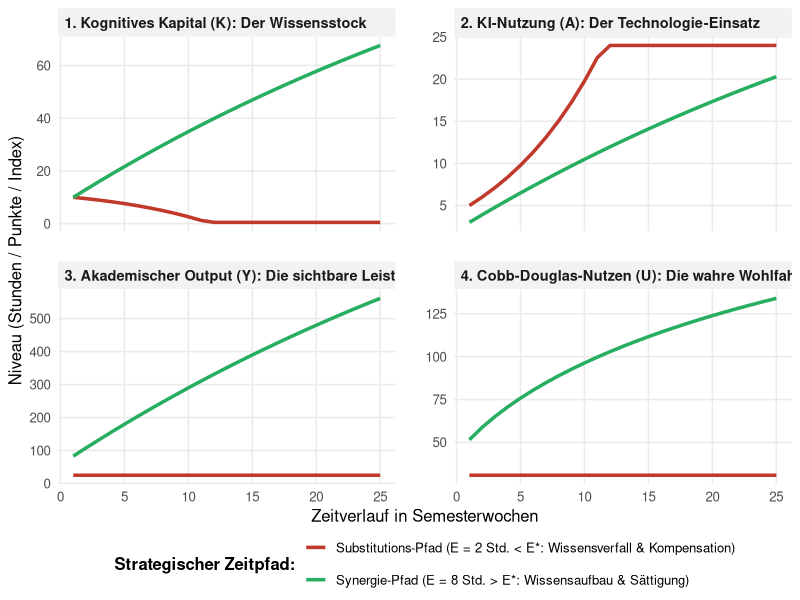

This chart was generated by the following R code:
## ---- chunk 1
#| message: false
#| warning: false
#| label: fig-euler-paths
#| fig-cap: "Intertemporale Dynamik der KI-Nutzung: Synergie-Pfad vs. Kompensations-Spirale"
#| fig-width: 9
#| fig-height: 8

library(tidyverse)

# 1. Modellparameter
set.seed(2026)
t_max <- 25          # Betrachtungszeitraum (Semesterwochen)
bar_T <- 40          # Zeitbudget pro Woche (Wochenstunden)
K_0 <- 10            # Initiales kognitives Basiswissen
delta <- 0.08        # Natürliche Vergessensrate (8%)
alpha <- 0.4         # Lerneffizienz durch Eigenanstrengung
beta <- 0.05         # Synergie-Parameter (Komplementarität)
gamma <- 0.20        # Atrophie-Parameter (Substitution)

# Kritische Anstrengungsschwelle E* = gamma / beta = 0.20 / 0.05 = 4 Stunden
E_A <- 8             # Student A: Sport-Modus (E = 8 Std. > E* -> 32 Std. Freizeit)
E_B <- 2             # Student B: Moped-Modus (E = 2 Std. < E* -> 38 Std. Freizeit)

# Nutzenparameter
mu <- 0.5            # Cobb-Douglas Gewichtung (50% Output, 50% Freizeit)

# Verhaltensparameter abgeleitet aus Euler & Cobb-Douglas-Sättigung:
tau <- 0.3           # Absorptive Kapazität für sinnvolle KI-Nutzung (Student A)
Y_ziel_B <- 25       # Satisficing-Output-Ziel gegen Zeugnisabsturz (Student B)

# 2. Datenspeicher initialisieren
time <- 1:t_max
K_A <- numeric(t_max); K_A[1] <- K_0; Y_A <- numeric(t_max); A_A <- numeric(t_max); U_A <- numeric(t_max)
K_B <- numeric(t_max); K_B[1] <- K_0; Y_B <- numeric(t_max); A_B <- numeric(t_max); U_B <- numeric(t_max)

# 3. Simulation über den Zeitverlauf
for (t in 1:t_max) {
  
  # --- PFAD A: SYNERGIE (Sport-Modus) ---
  # KI wächst mit Wissen, flacht aber asymptotisch ab (abnehmender Grenznutzen)
  A_A[t] <- tau * K_A[t]
  Y_A[t] <- (K_A[t] * E_A) + A_A[t]                          
  U_A[t] <- (Y_A[t]^mu) * ((bar_T - E_A)^(1 - mu))           
  
  if (t < t_max) {
    K_A[t+1] <- (1 - delta) * K_A[t] + alpha * E_A + beta * (E_A * A_A[t]) - gamma * A_A[t]
  }
  
  # --- PFAD B: SUBSTITUTION (Moped-Modus) ---
  # KI muss steigen, um Wissensverfall (K -> 0) zu kompensieren
  A_B[t] <- max(0, Y_ziel_B - (K_B[t] * E_B))
  Y_B[t] <- (K_B[t] * E_B) + A_B[t]                          
  U_B[t] <- (Y_B[t]^mu) * ((bar_T - E_B)^(1 - mu))           
  
  if (t < t_max) {
    K_B[t+1] <- max(0.5, (1 - delta) * K_B[t] + alpha * E_B + beta * (E_B * A_B[t]) - gamma * A_B[t])
  }
}

# 4. Datenaufbereitung im Tidy-Format
df_sim <- tibble(
  Zeit = rep(time, 2),
  Student = rep(c("Synergie-Pfad (E = 8 Std. > E*: Wissensaufbau & Sättigung)", 
                  "Substitutions-Pfad (E = 2 Std. < E*: Wissensverfall & Kompensation)"), each = t_max),
  Kognitives_Kapital = c(K_A, K_B),
  KI_Dosis = c(A_A, A_B),
  Output = c(Y_A, Y_B),
  Nutzen = c(U_A, U_B)
) %>%
  pivot_longer(cols = c(Kognitives_Kapital, KI_Dosis, Output, Nutzen),
               names_to = "Variable",
               values_to = "Wert") %>%
  mutate(Variable = factor(Variable, 
                           levels = c("Kognitives_Kapital", "KI_Dosis", "Output", "Nutzen"),
                           labels = c("1. Kognitives Kapital (K): Der Wissensstock", 
                                      "2. KI-Nutzung (A): Der Technologie-Einsatz", 
                                      "3. Akademischer Output (Y): Die sichtbare Leistung",
                                      "4. Cobb-Douglas-Nutzen (U): Die wahre Wohlfahrt")))

# 5. Erstellung der wissenschaftlichen Grafik
ggplot(df_sim, aes(x = Zeit, y = Wert, color = Student, group = Student)) +
  geom_line(linewidth = 1.2) +
#  geom_point(size = 2.2) +
  facet_wrap(~ Variable, scales = "free_y", ncol = 2) +
  scale_color_manual(values = c("#c0392b", "#27ae60")) +
  labs(
    x = "Zeitverlauf in Semesterwochen",
    y = "Niveau (Stunden / Punkte / Index)",
    color = "Strategischer Zeitpfad:"
  ) +
  theme_minimal(base_size = 12) +
  theme(
    legend.position = "bottom",
    strip.text = element_text(face = "bold", size = 10.5, hjust = 0),
    strip.background = element_rect(fill = "gray95", color = NA),
    panel.grid.minor = element_blank(),
    panel.spacing = unit(1.5, "lines"),
    legend.title = element_text(face = "bold"),
    legend.text = element_text(size = 9.5),
    legend.margin = margin(t = -5)
  ) +
  guides(color = guide_legend(nrow = 2, byrow = TRUE))
